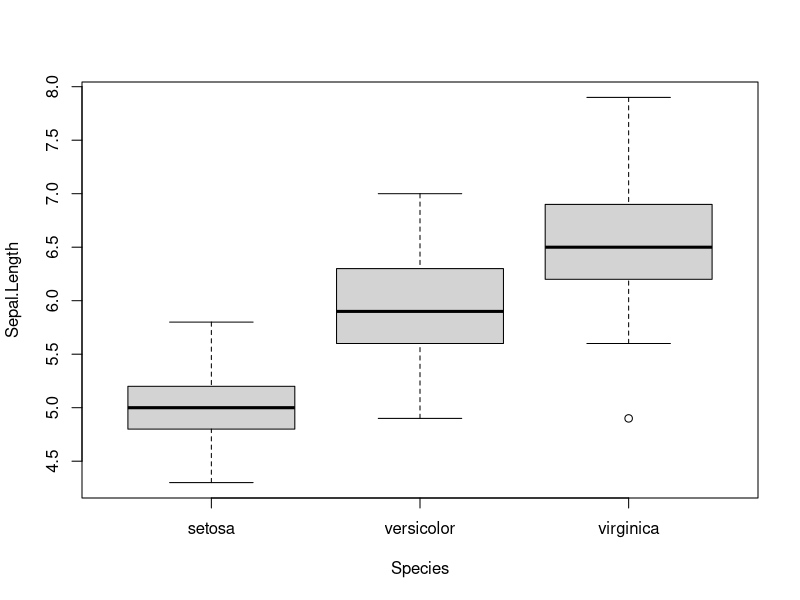
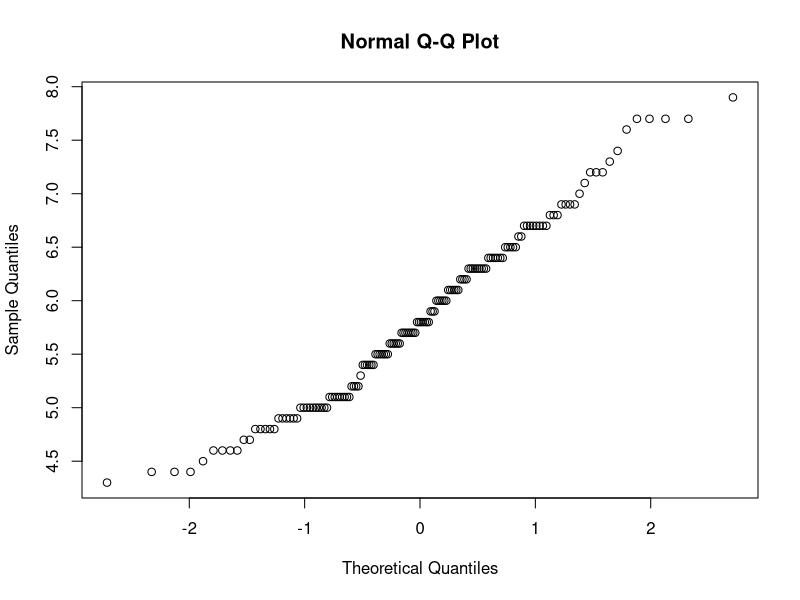

Source code (R) for these figures, in order:
boxplot(Sepal.Length ~Species, data = iris)
# Box lays 50% data located around median
# straight line in box = median -> skewness of the data
# Whisker = daten außerhalb box (min, max)


# quantile-quantile (Q-Q) plot for assessing whether a dataset follows a particular theoretical distribution, such as the normal distribution
# This plot compares the distribution of the sepal length data to the theoretical quantiles of a normal distribution
qqnorm(iris$Sepal.Length)
# If the points in the Q-Q plot closely follow a straight line, it suggests that the sepal length data is approximately normally distributed.


# variance
setosa.sl <- iris[iris$Species=='setosa',"Sepal.Length"]
versicolor.sl <- iris[iris$Species=='versicolor',"Sepal.Length"]
l <- list (var.setosa=var(setosa.sl), var.versicolor=var(versicolor.sl))
l

# two sample t-test
t.test (x=setosa.sl,y=versicolor.sl, alternative = "two.sided", var.equal=FALSE)

# assumption not normal distribution
wilcox.test(x=setosa.sl,y=versicolor.sl, alternative = "two.sided", paired=FALSE)